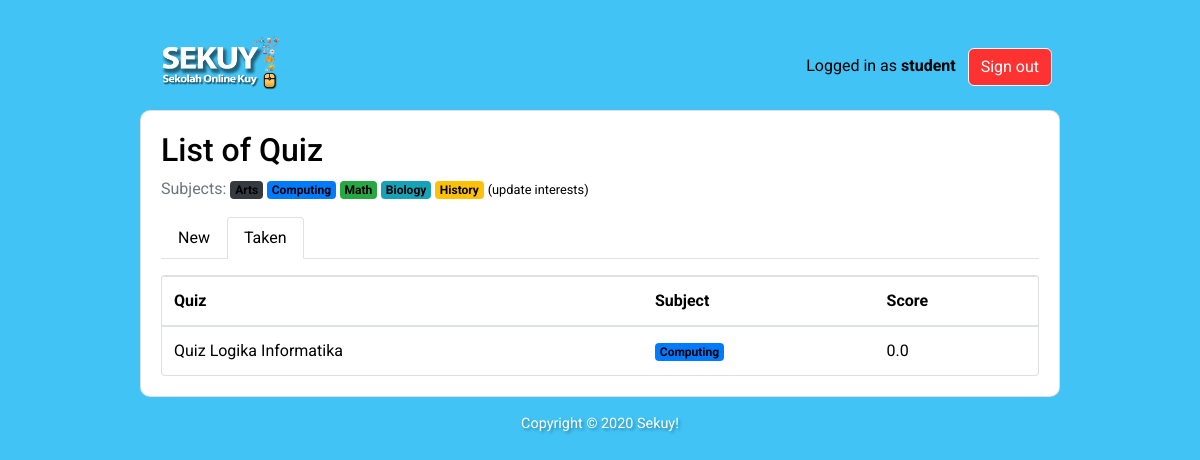
The app's page /students/taken/ (signed in) with its own data.
### classroom/models.py (models this page shows, shortened)
class User(AbstractUser):
    is_student = models.BooleanField(default=False)
    is_teacher = models.BooleanField(default=False)

class Subject(models.Model):
    name = models.CharField(max_length=30)
    color = models.CharField(max_length=7, default='#007bff')
    def get_html_badge(self):
        name = escape(self.name)
        color = escape(self.color)
        html = '<span class="badge badge-primary" style="background-color: %s">%s</span>' % (color, name)
        return mark_safe(html)

class TakenQuiz(models.Model):
    student = models.ForeignKey(Student, on_delete=models.CASCADE, related_name='taken_quizzes')
    quiz = models.ForeignKey(Quiz, on_delete=models.CASCADE, related_name='taken_quizzes')
    score = models.FloatField()
    date = models.DateTimeField(auto_now_add=True)

class Quiz(models.Model):
    owner = models.ForeignKey(User, on_delete=models.CASCADE, related_name='quizzes')
    name = models.CharField(max_length=255)
    subject = models.ForeignKey(Subject, on_delete=models.CASCADE, related_name='quizzes')

### classroom/views/students.py (the view)
# urls.py: path('taken/', students.TakenQuizListView.as_view(), name='taken_quiz_list'),
@method_decorator([login_required, student_required], name='dispatch')
class TakenQuizListView(ListView):
    model = TakenQuiz
    context_object_name = 'taken_quizzes'
    template_name = 'classroom/students/taken_quiz_list.html'
    def get_queryset(self):
        queryset = self.request.user.student.taken_quizzes \
            .select_related('quiz', 'quiz__subject') \
            .order_by('quiz__name')
        return queryset

### classroom/templates/classroom/students/taken_quiz_list.html
{% extends 'base.html' %}
{% block content %}
  {% include 'classroom/students/_header.html' with active='taken' %}
  <div class="card">
    <table class="table mb-0">
      <thead>
        <tr>
          <th>Quiz</th>
          <th>Subject</th>
          <th>Score</th>
        </tr>
      </thead>
      <tbody>
        {% for taken_quiz in taken_quizzes %}
          <tr>
            <td>{{ taken_quiz.quiz.name }}</td>
            <td>{{ taken_quiz.quiz.subject.get_html_badge }}</td>
            <td>{{ taken_quiz.score }}</td>
          </tr>
        {% empty %}
          <tr>
            <td class="bg-light text-center font-italic" colspan="3">You haven't completed any quiz yet.</td>
          </tr>
        {% endfor %}
      </tbody>
    </table>
  </div>
{% endblock %}

### templates/base.html (shortened to what this page needs)
{% load static %}
<!doctype html>
<html lang="en">
  <head>
    <link rel="stylesheet" href="https://maxcdn.bootstrapcdn.com/bootstrap/4.0.0/css/bootstrap.min.css">
    <link rel="stylesheet" type="text/css" href="{% static 'vendor/fontello-2f186091/css/fontello.css' %}">
    <link rel="stylesheet" type="text/css" href="{% static 'css/app.css' %}">
    {% if user.is_authenticated and user.is_teacher %}
      <link rel="stylesheet" type="text/css" href="{% static 'css/teachers.css' %}">
    {% else %}
      <link rel="stylesheet" type="text/css" href="{% static 'css/students.css' %}">
    {% endif %}
  </head>
  <body>
    <div class="container my-4">
      <div class="row justify-content-center">
        <div class="col-md-10 col-sm-12">
          <div class="row">
            <div class="col-6">
              <h1 class="logo">
                <a href="{% url 'home' %}"><img style="width: 20vh;" src="{% static 'img/logo-sekuy.png' %}" alt="logo"></img></a>
              </h1>
            </div>
            <div class="col-6 text-right">
              {% if user.is_authenticated %}
                <p class="pt-3">Logged in as <strong>{{ user.username }}</strong>
                <a style="align-self: center; background: #FF3232 !important; color: white !important; margin: 1vh; border-radius: 6px;" href="{% url 'logout' %}" class="btn btn-light" role="button">Sign out</a></p>
              {% else %}
                <a style="margin: 3vh 1vh 0vh 1vh; border-radius: 6px;" href="{% url 'login' %}" class="btn btn-light" role="button">Sign in</a>
                <a style="margin: 3vh 1vh 0vh 1vh; border-radius: 6px; color: white !important" href="{% url 'signup' %}" class="btn btn-primary" role="button">Sign up</a>
              {% endif %}
            </div>
          </div>
          <div style="border-radius: 10px;" class="card mb-3">
            <div class="card-body">
              {% block content %}
              {% endblock %}
            </div>
          </div>
          <footer>
            <p style='text-align: center; color: white !important; text-shadow: 2px 2px 3px rgba(0, 0, 0, 0.30);'>Copyright © 2020 Sekuy!</p>
          </footer>
        </div>
      </div>
    </div>
  </body>
</html>

### classroom/templates/classroom/students/_header.html
<h2>List of Quiz</h2>
<p class="text-muted">
  Subjects:{% for subject in user.student.interests.all %} {{ subject.get_html_badge }}{% endfor %}
  <a href="{% url 'students:student_interests' %}"><small>(update interests)</small></a>
</p>
<ul class="nav nav-tabs mb-3">
  <li class="nav-item">
    <a class="nav-link{% if active == 'new' %} active{% endif %}" href="{% url 'students:quiz_list' %}">New</a>
  </li>
  <li class="nav-item">
    <a class="nav-link{% if active == 'taken' %} active{% endif %}" href="{% url 'students:taken_quiz_list' %}">Taken</a>
  </li>
</ul>

### static/css/app.css (style rules this page uses)
html * { color: #000000 !important; font-family: 'Roboto', sans-serif; }
footer { font-size: .9rem; }

### static/css/students.css (style rules this page uses)
body { background-color: #41C3F5; }

### records on screen
User: username "student"
Subject: get_html_badge "Arts"
Subject: get_html_badge "Computing"
Subject: get_html_badge "Math"
Subject: get_html_badge "Biology"
Subject: get_html_badge "History"
TakenQuiz: quiz.name "Quiz Logika Informatika", quiz.subject.get_html_badge "Computing", score "0.0"
